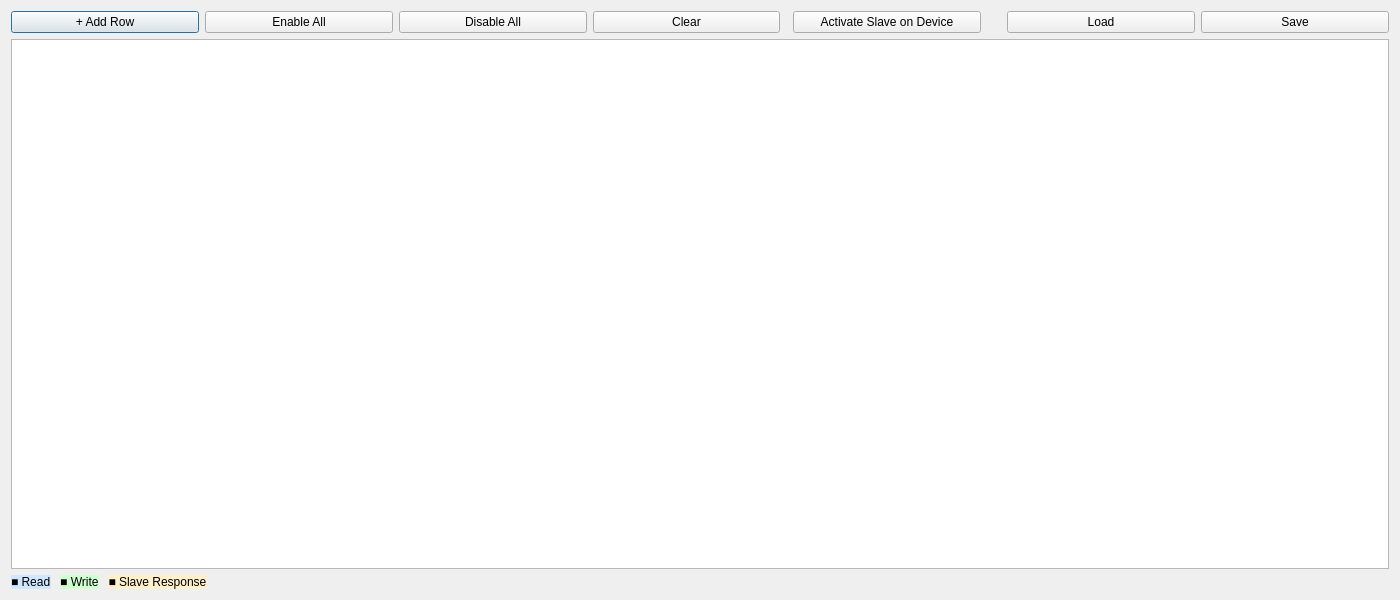
<?xml version="1.0" encoding="UTF-8"?>
<ui version="4.0">
 <class>FrameSenderWindowLIN</class>
 <widget class="QDialog" name="FrameSenderWindowLIN">
  <property name="geometry">
   <rect><x>0</x><y>0</y><width>1400</width><height>600</height></rect>
  </property>
  <property name="windowTitle">
   <string>LIN Frame Sender</string>
  </property>
  <layout class="QVBoxLayout" name="verticalLayout" stretch="0,1,0">

   <!-- ── Barre haute ── -->
   <item>
    <layout class="QHBoxLayout" name="topBarLayout">
     <item>
      <widget class="QPushButton" name="btnAddFrame">
       <property name="text"><string>+ Add Row</string></property>
       <property name="minimumWidth"><number>100</number></property>
      </widget>
     </item>
     <item>
      <widget class="QPushButton" name="btnEnableAll">
       <property name="text"><string>Enable All</string></property>
      </widget>
     </item>
     <item>
      <widget class="QPushButton" name="btnDisableAll">
       <property name="text"><string>Disable All</string></property>
      </widget>
     </item>
     <item>
      <widget class="QPushButton" name="btnClearGrid">
       <property name="text"><string>Clear</string></property>
      </widget>
     </item>
     <item>
      <spacer name="topSpacer">
       <property name="orientation"><enum>Qt::Horizontal</enum></property>
      </spacer>
     </item>
     <item>
      <widget class="QPushButton" name="btnActivateSlave">
       <property name="text"><string>Activate Slave on Device</string></property>
      </widget>
     </item>
     <item>
      <spacer>
       <property name="orientation"><enum>Qt::Horizontal</enum></property>
       <property name="sizeType"><enum>QSizePolicy::Fixed</enum></property>
       <property name="sizeHint" stdset="0"><size><width>20</width><height>20</height></size></property>
      </spacer>
     </item>
     <item>
      <widget class="QPushButton" name="btnLoadGrid">
       <property name="text"><string>Load</string></property>
      </widget>
     </item>
     <item>
      <widget class="QPushButton" name="btnSaveGrid">
       <property name="text"><string>Save</string></property>
      </widget>
     </item>
    </layout>
   </item>

   <!-- ── Table unique ── -->
   <item>
    <widget class="QTableWidget" name="tableSender">
     <property name="alternatingRowColors"><bool>true</bool></property>
     <property name="selectionBehavior">
      <enum>QAbstractItemView::SelectRows</enum>
     </property>
    </widget>
   </item>

   <!-- ── Légende couleurs ── -->
   <item>
    <layout class="QHBoxLayout" name="legendLayout">
     <item>
      <widget class="QLabel" name="lblLegend">
       <property name="text">
        <string>&lt;span style='background:#d0e8ff;padding:2px 8px'&gt;■ Read&lt;/span&gt; &amp;nbsp;
&lt;span style='background:#d0ffd0;padding:2px 8px'&gt;■ Write&lt;/span&gt; &amp;nbsp;
&lt;span style='background:#fff0cc;padding:2px 8px'&gt;■ Slave Response&lt;/span&gt;</string>
       </property>
       <property name="textFormat"><enum>Qt::RichText</enum></property>
      </widget>
     </item>
     <item>
      <spacer>
       <property name="orientation"><enum>Qt::Horizontal</enum></property>
      </spacer>
     </item>
    </layout>
   </item>

  </layout>
 </widget>
 <resources/>
 <connections/>
</ui>
